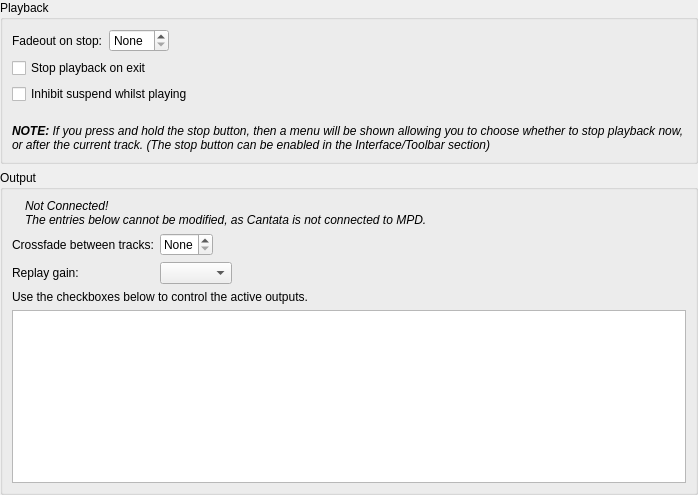
<?xml version="1.0" encoding="UTF-8"?>
<ui version="4.0">
 <class>PlaybackSettings</class>
 <widget class="QWidget" name="PlaybackSettings">
  <property name="geometry">
   <rect>
    <x>0</x>
    <y>0</y>
    <width>698</width>
    <height>495</height>
   </rect>
  </property>
  <layout class="QVBoxLayout" name="mainLayout">
   <property name="leftMargin">
    <number>0</number>
   </property>
   <property name="topMargin">
    <number>0</number>
   </property>
   <property name="rightMargin">
    <number>0</number>
   </property>
   <property name="bottomMargin">
    <number>0</number>
   </property>
   <item>
    <widget class="QGroupBox" name="stopPlaybackBox">
     <property name="title">
      <string>Playback</string>
     </property>
     <layout class="QFormLayout" name="formLayout">
      <property name="fieldGrowthPolicy">
       <enum>QFormLayout::ExpandingFieldsGrow</enum>
      </property>
      <item row="0" column="0">
       <widget class="BuddyLabel" name="label_6b">
        <property name="text">
         <string>Fadeout on stop:</string>
        </property>
        <property name="buddy">
         <cstring>stopFadeDuration</cstring>
        </property>
       </widget>
      </item>
      <item row="0" column="1">
       <widget class="QSpinBox" name="stopFadeDuration">
        <property name="suffix">
         <string> ms</string>
        </property>
        <property name="specialValueText">
         <string>None</string>
        </property>
       </widget>
      </item>
      <item row="1" column="0" colspan="2">
       <widget class="QCheckBox" name="stopOnExit">
        <property name="text">
         <string>Stop playback on exit</string>
        </property>
       </widget>
      </item>
      <item row="2" column="0" colspan="2">
       <widget class="QCheckBox" name="inhibitSuspend">
        <property name="text">
         <string>Inhibit suspend whilst playing</string>
        </property>
       </widget>
      </item>
      <item row="3" column="0">
       <spacer name="verticalSpacer_8">
        <property name="orientation">
         <enum>Qt::Vertical</enum>
        </property>
        <property name="sizeType">
         <enum>QSizePolicy::Fixed</enum>
        </property>
        <property name="sizeHint" stdset="0">
         <size>
          <width>20</width>
          <height>8</height>
         </size>
        </property>
       </spacer>
      </item>
      <item row="4" column="0" colspan="2">
       <widget class="QLabel" name="noteLabel">
        <property name="text">
         <string>&lt;i&gt;&lt;b&gt;NOTE:&lt;/b&gt; If you press and hold the stop button, then a menu will be shown allowing you to choose whether to stop playback now, or after the current track. (The stop button can be enabled in the Interface/Toolbar section)&lt;/i&gt;</string>
        </property>
        <property name="wordWrap">
         <bool>true</bool>
        </property>
        <property name="textInteractionFlags">
         <set>Qt::NoTextInteraction</set>
        </property>
       </widget>
      </item>
     </layout>
    </widget>
   </item>
   <item>
    <widget class="QGroupBox" name="outputBox">
     <property name="title">
      <string>Output</string>
     </property>
     <layout class="QGridLayout" name="gridLayout">
      <item row="0" column="1">
       <widget class="QLabel" name="messageLabel">
        <property name="text">
         <string>&lt;i&gt;Not Connected!&lt;br/&gt;The entries below cannot be modified, as Cantata is not connected to MPD.&lt;/i&gt;</string>
        </property>
        <property name="wordWrap">
         <bool>true</bool>
        </property>
        <property name="textInteractionFlags">
         <set>Qt::NoTextInteraction</set>
        </property>
       </widget>
      </item>
      <item row="1" column="0" colspan="2">
       <layout class="QFormLayout" name="formLayout_2a">
        <property name="fieldGrowthPolicy">
         <enum>QFormLayout::ExpandingFieldsGrow</enum>
        </property>
        <item row="0" column="0">
         <widget class="BuddyLabel" name="crossfadingLabel">
          <property name="text">
           <string>Crossfade between tracks:</string>
          </property>
          <property name="buddy">
           <cstring>crossfading</cstring>
          </property>
         </widget>
        </item>
        <item row="0" column="1">
         <widget class="QSpinBox" name="crossfading">
          <property name="suffix">
           <string> s</string>
          </property>
          <property name="maximum">
           <number>20</number>
          </property>
          <property name="specialValueText">
           <string>None</string>
          </property>
         </widget>
        </item>
        <item row="1" column="0">
         <widget class="BuddyLabel" name="replayGainLabel">
          <property name="text">
           <string>Replay gain:</string>
          </property>
          <property name="buddy">
           <cstring>replayGain</cstring>
          </property>
         </widget>
        </item>
        <item row="1" column="1">
         <layout class="QHBoxLayout" name="replayGainayout">
          <property name="leftMargin">
           <number>0</number>
          </property>
          <property name="topMargin">
           <number>0</number>
          </property>
          <property name="rightMargin">
           <number>0</number>
          </property>
          <property name="bottomMargin">
           <number>0</number>
          </property>
          <item>
           <widget class="QComboBox" name="replayGain"/>
          </item>
          <item>
           <spacer name="replayGainSpacer">
            <property name="orientation">
             <enum>Qt::Horizontal</enum>
            </property>
            <property name="sizeType">
             <enum>QSizePolicy::MinimumExpanding</enum>
            </property>
            <property name="sizeHint" stdset="0">
             <size>
              <width>0</width>
              <height>0</height>
             </size>
            </property>
           </spacer>
          </item>
          <item>
           <widget class="UrlLabel" name="aboutReplayGain" native="true">
            <property name="text" stdset="0">
             <string>About replay gain</string>
            </property>
           </widget>
          </item>
         </layout>
        </item>
        <item row="2" column="0" colspan="2">
         <widget class="QLabel" name="outputsViewLabel">
          <property name="text">
           <string>Use the checkboxes below to control the active outputs.</string>
          </property>
          <property name="wordWrap">
           <bool>true</bool>
          </property>
         </widget>
        </item>
        <item row="3" column="0" colspan="2">
         <widget class="QListWidget" name="outputsView"/>
        </item>
       </layout>
      </item>
      <item row="0" column="0">
       <widget class="BuddyLabel" name="messageIcon">
        <property name="sizePolicy">
         <sizepolicy hsizetype="Fixed" vsizetype="Fixed">
          <horstretch>0</horstretch>
          <verstretch>0</verstretch>
         </sizepolicy>
        </property>
        <property name="text">
         <string/>
        </property>
       </widget>
      </item>
     </layout>
    </widget>
   </item>
   <item>
    <spacer name="paddingSpacer">
     <property name="orientation">
      <enum>Qt::Vertical</enum>
     </property>
     <property name="sizeHint" stdset="0">
      <size>
       <width>20</width>
       <height>2</height>
      </size>
     </property>
    </spacer>
   </item>
  </layout>
 </widget>
 <customwidgets>
  <customwidget>
   <class>BuddyLabel</class>
   <extends>QLabel</extends>
   <header>support/buddylabel.h</header>
  </customwidget>
  <customwidget>
   <class>UrlLabel</class>
   <extends>QWidget</extends>
   <header>support/urllabel.h</header>
  </customwidget>
 </customwidgets>
 <resources/>
 <connections/>
</ui>
